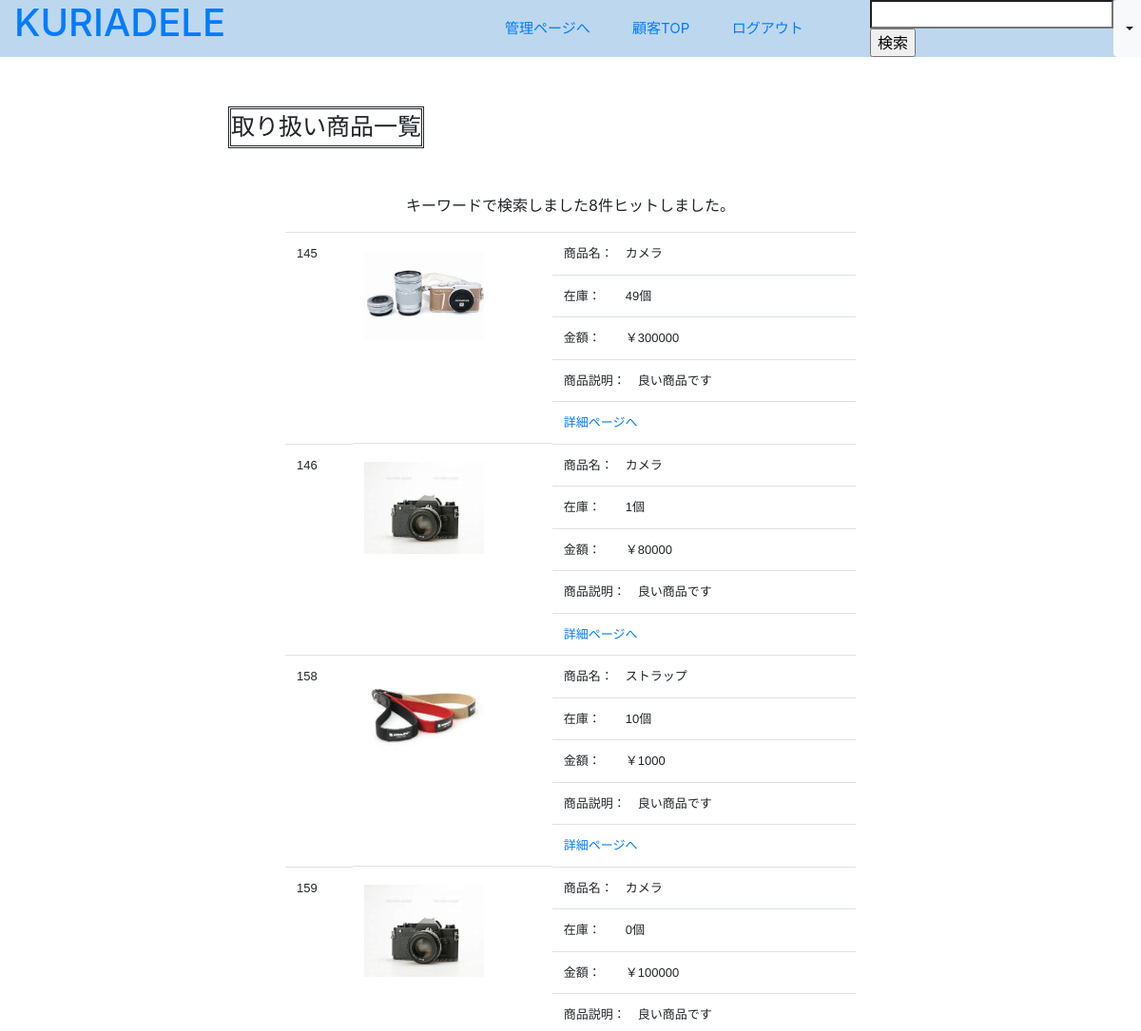
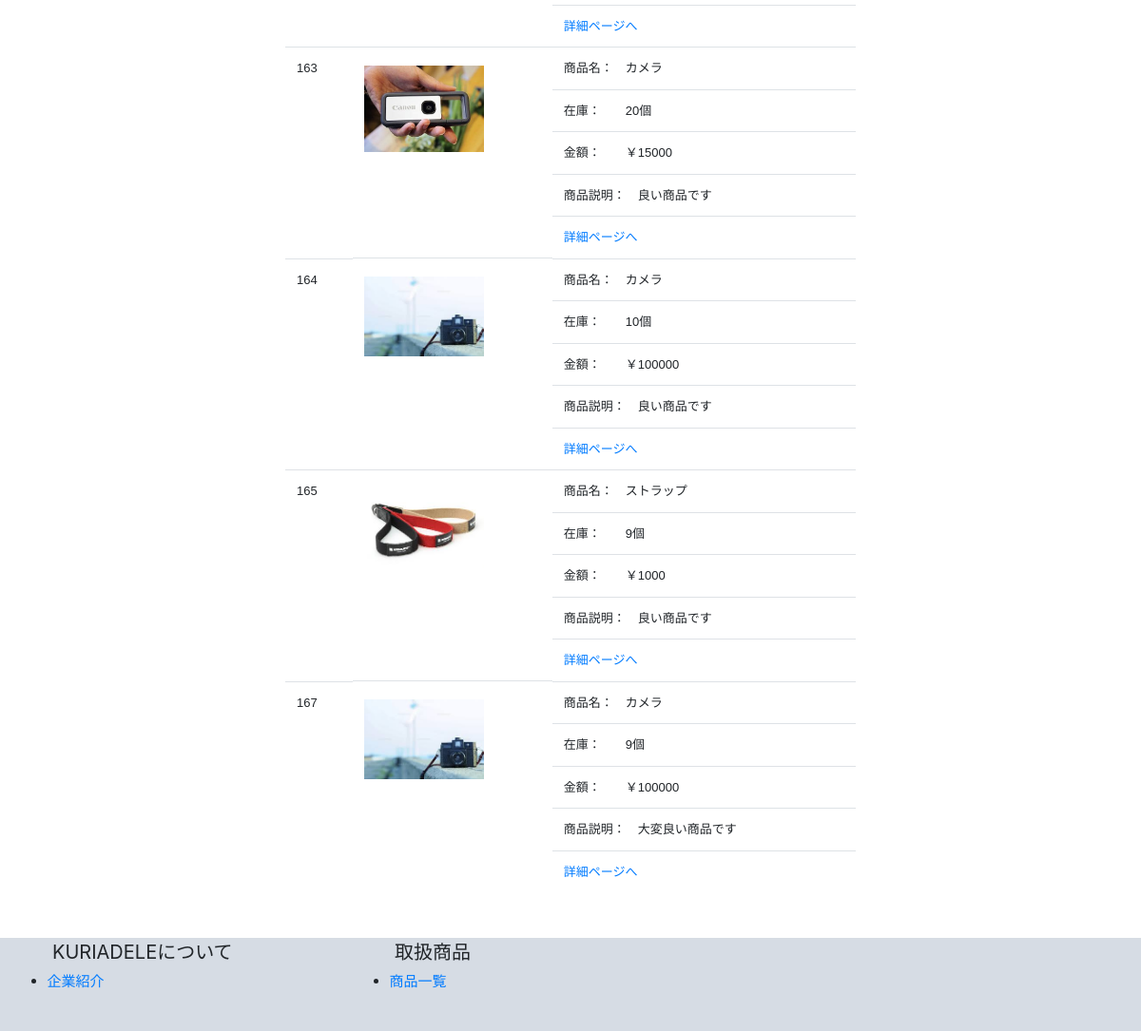
Page /admin_search.php (signed in) on the committed database (2 pictures, top to bottom).
### tables this page shows
CREATE TABLE `items` (
  `id` int(11) NOT NULL AUTO_INCREMENT,
  `name` varchar(255) NOT NULL,
  `image` varchar(255) NOT NULL,
  `price` int(11) NOT NULL,
  `stock` int(11) NOT NULL,
  `description` varchar(1000) NOT NULL,
  `created_at` timestamp NOT NULL DEFAULT CURRENT_TIMESTAMP ON UPDATE CURRENT_TIMESTAMP,
  `flag` int(11) NOT NULL,
  PRIMARY KEY (`id`)
);

### admin_search_new.php (called while the page is built, shortened)
<?php
    require_once 'daos/item_dao.php';
    $flash_message = $_SESSION['flash_message'];
    include_once 'admin_views/admin_product_view.php';
?>

### admin_search.php (called while the page is built, shortened)
<?php
    require_once 'daos/item_dao.php';
    $keyword = $_GET['name'];
    $items = ItemDAO::find_by_keyword($keyword);
    include 'admin_search_new.php';
?>

### daos/item_dao.php (called while the page is built, shortened)
<?php
    class ItemDAO extends DAO{
        public static function find_by_keyword($keyword){
            $pdo = null;
            $stmp = null;
            try{
                $pdo = self::get_connection();
                $stmt = $pdo->prepare('SELECT * FROM items WHERE name LIKE :name AND flag=1');
                $stmt->bindValue(':name', '%' . $keyword . '%' , PDO::PARAM_STR);
                $stmt->execute();
                $stmt->setFetchMode(PDO::FETCH_CLASS|PDO::FETCH_PROPS_LATE, 'Item');
                $items = $stmt->fetchAll();
                return $items;
            }catch(PDOException $e){
                return array();
            }finally{
                self::close_connection($pdo, $stmp);
            }
        }
    }
?>

### admin_views/admin_product_view.php (the view, shortened to what this page needs)
<!doctype html>
<html lang='ja'>
    <head>
        <link rel='stylesheet' href='index.css'>
        <link rel="stylesheet" href="https://stackpath.bootstrapcdn.com/bootstrap/4.5.2/css/bootstrap.min.css">
    </head>
    <body>
        <div class='container-fluid header fixed-top'>
            <div class='row'>
                <span class='col-lg-2 col-md-2 col-auto'>
                    <a href='admin_index.php'><h1>KURIADELE</h1></a>
                </span>
                <span class='col-lg-7 col-md-5 d-none d-lg-block span_a'>
                    <a href='administrator.php' class='span_b'>管理ページへ</a>
                    <a href='index.php' class='span_b'>顧客TOP</a>
                    <a href='admin_logout.php' class='span_b'>ログアウト</a>
                </span>
                <div class='col-lg-3 col-md-5 col-auto span_c'>
                    <form method='GET' action='admin_search.php'>
                        <input type='search' name='name'/>
                        <input type='submit' value='検索'/>
                    </form>
                    <button type="button" class="btn btn-light dropdown-toggle d-none d-sm-block" data-toggle="dropdown"></button>
                </div>
            </div>
        </div>
        <p class='body'>
            <p class='customer'>取り扱い商品一覧</p>
            <?php if($flash_message !== ''): ?>
                <p class='message'><?= $flash_message ?></p>
            <?php endif; ?>
            <table class='container-fluid table col-lg-6'>
                <div class='row'>
                    <tbody>
                        <?php foreach($items as $item): ?>
                        <tr>
                            <td class='table_td'><?= $item->id ?></td>
                            <td class='table_img'><img src='upload/items/<?= $item->image ?>' class='img_td'></img></td>
                            <td class='table_td'>商品名：&emsp;<?= $item->name ?></td>
                            <td class='table_td'>在庫：&emsp;&emsp;<?= $item->stock ?>個</td>
                            <td class='table_td'>金額：&emsp;&emsp;￥<?= $item->price ?></td>
                            <td class='table_td'>商品説明：&emsp;<?= $item->description ?></td>
                            <form method='POST' action='item_new.php'>
                                <td class='table_td'> <a href='admin_buy.php?id=<?= $item->id ?>'>詳細ページへ</a></td>
                            </form>
                        </tr>
                        <?php endforeach; ?>
                    </tbody>
                </div>
            </table>
        </p>
        <div class='container-fluid footer'>
            <div class='row'>
            <ul><span class='col-lg-4'>KURIADELEについて</span><br>
                <li><a href='admin_company.php'>企業紹介</a></li>
            </ul>
            <ul><span class='col-lg-4'>取扱商品</span>
                <li><a href='admin_product.php'>商品一覧</a></li>
            </ul>
        </div>
    </body>
</html>

### index.css (style rules this page uses)
.header { position:fixed; background-color: #BDD7EE; align-items: center; }
.span_a { font-size: 15px; text-align: right; margin: auto; }
.span_b { text-align: right; margin-right: 6%; }
.span_c { text-align: left; margin: auto; display: flex; }
.body { padding: 4%; }
.customer { display: inline-block; font-size: 25px; border: double; margin-left: 20%; margin-bottom: 1%; text-align: center; }
.message { margin-top: 3%; text-align: center; }
.footer { background-color: #D6DCE4; margin-top: 4%; padding-bottom: 2%; }
ul { width: 30%; font-size: 20px; }
li { font-size: 15px; margin-top: 5px; margin-left: 3%; }
.img_td { width: 68%; margin-top: 4%; }
.table_td { display: flex; font-family: sans-serif; font-size: 13px }
.table_img { width: 35%; }

### rows in the picture
items: id "145", image (picture), name "カメラ", stock "49", price "300000", description "良い商品です"
items: id "146", image (picture), name "カメラ", stock "1", price "80000", description "良い商品です"
items: id "158", image (picture), name "ストラップ", stock "10", price "1000", description "良い商品です"
items: id "159", image (picture), name "カメラ", stock "0", price "100000", description "良い商品です"
items: id "163", image (picture), name "カメラ", stock "20", price "15000", description "良い商品です"
items: id "164", image (picture), name "カメラ", stock "10", price "100000", description "良い商品です"
items: id "165", image (picture), name "ストラップ", stock "9", price "1000", description "良い商品です"
items: id "167", image (picture), name "カメラ", stock "9", price "100000", description "大変良い商品です"

### other values in the picture
$flash_message "キーワードで検索しました8件ヒットしました。"
